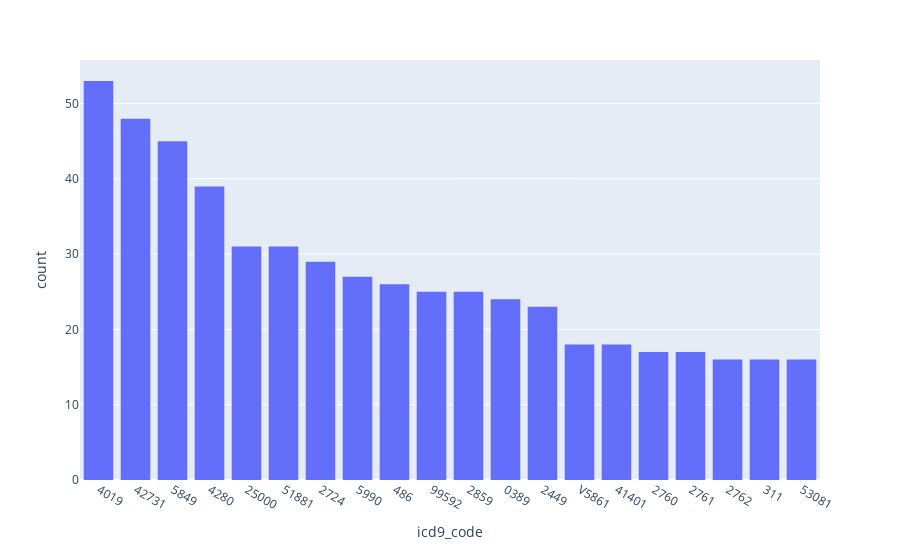

The cell this chart's notebook holds for it:
### Code cell
fig = px.histogram(df_target, x="icd9_code")
fig.show()

### Figure 1 — Plotly figure (JSON) as saved in the notebook; plotly's stock layout.template omitted (floating-point values rounded to 4 significant figures; data arrays with more than 128 entries replaced by an {"elided": "..."} marker saying what was removed)
{"data": [{"alignmentgroup": "True", "bingroup": "x", "hovertemplate": "icd9_code=%{x}<br>count=%{y}<extra></extra>", "legendgroup": "", "marker": {"color": "#636efa", "pattern": {"shape": ""}}, "name": "", "offsetgroup": "", "orientation": "v", "showlegend": false, "type": "histogram", "x": {"elided": "544 str values"}, "xaxis": "x", "yaxis": "y"}], "layout": {"autosize": true, "barmode": "relative", "legend": {"tracegroupgap": 0}, "margin": {"t": 60}, "xaxis": {"anchor": "y", "autorange": true, "domain": [0, 1], "range": [-0.5, 19.5], "title": {"text": "icd9_code"}, "type": "category"}, "yaxis": {"anchor": "x", "autorange": true, "domain": [0, 1], "range": [0, 55.79], "title": {"text": "count"}}}}
